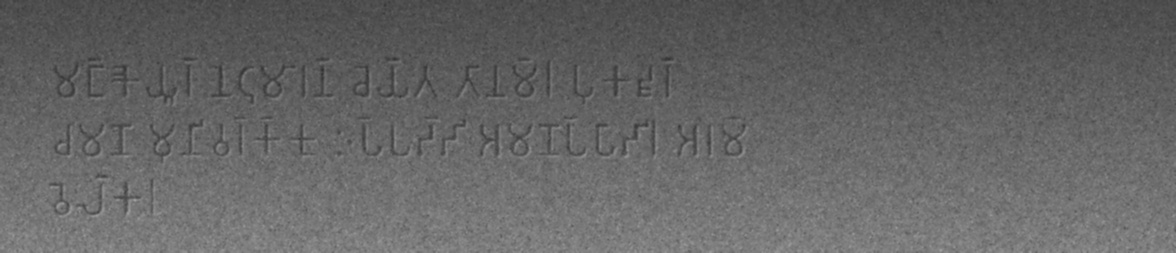
#> input picture etc/engr.jpeg, 1176 x 253 px
$ jupyter execute --allow-errors ocr.ipynb
#> lines starting #> are read from the running program, lines starting #| are printed output that depends on the picture; after the words box and inside, x2 and y2 are one past the last pixel; in counts of white or black regions, pixels touching at a corner belong together
[cell 1]
# checking bounding boxes

from PIL import Image, ImageDraw
import json

#> (the rest of this cell did not finish here and is left out)

[cell 2]
import os
import glob
import json

IN_DIR = "data/jsons"
#> IN_DIR = 'data/jsons'
OUT_DIR = "data/yolo_new/labels"
os.makedirs(OUT_DIR, exist_ok=True)

for src_path in glob.glob(os.path.join(IN_DIR, "*.json")):
    with open(src_path, "r", encoding="utf-8") as f:
        objs = json.load(f)

    for obj in objs:
        if "bbox" in obj and len(obj["bbox"]) >= 4:
            # subtract 2 from y1 and y2, keep values >= 0
            obj["bbox"][1] = max(0, obj["bbox"][1] - 4)
            obj["bbox"][3] = max(0, obj["bbox"][3] - 4)

    out_path = os.path.join(OUT_DIR, os.path.basename(src_path))
    with open(out_path, "w", encoding="utf-8") as f:
        json.dump(objs, f, ensure_ascii=False, indent=2)

    print(f"Saved modified annotations to: {out_path}")

[cell 3]
# full preprocessing

import cv2
import os
#> (the rest of this cell did not finish here and is left out)

[cell 4]
img_path = f"etc/engr.jpeg"
img = cv2.imread(img_path)
#> img is the input picture: shape (253, 1176, 3); min 49, max 158, mean 101
gray = cv2.cvtColor(img, cv2.COLOR_BGR2GRAY)
denoise = cv2.medianBlur(gray, 3)
_, thresh = cv2.threshold(
    denoise, 0, 255,
    cv2.THRESH_BINARY + cv2.THRESH_OTSU
)
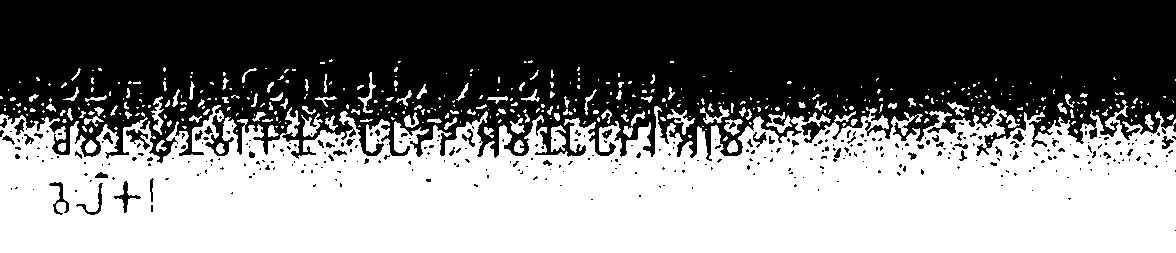
#> thresh: shape (253, 1176); 48.8% white; 417 white regions (307 under 20 px), largest, box (x1, y1, x2, y2) and area: (0, 100, 1176, 253) 137099, (551, 125, 566, 152) 284, (301, 113, 323, 137) 236
kernel = cv2.getStructuringElement(cv2.MORPH_RECT, (2, 2))
clean = cv2.morphologyEx(thresh, cv2.MORPH_OPEN, kernel)
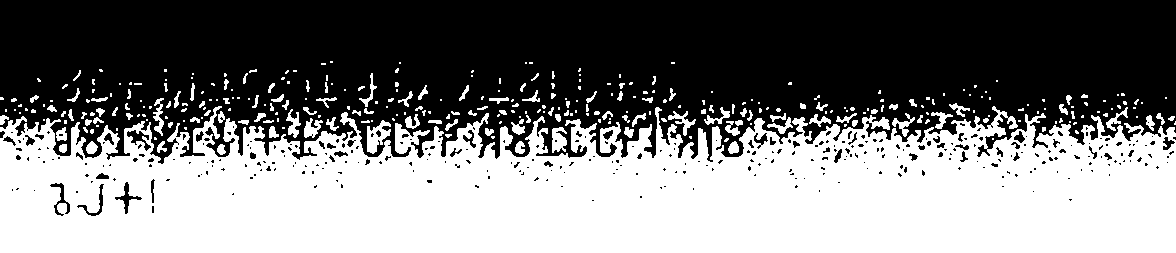
#> clean: shape (253, 1176); 48% white; 330 white regions (204 under 20 px), largest, box (x1, y1, x2, y2) and area: (0, 106, 1176, 253) 133705, (367, 120, 391, 154) 425, (552, 127, 567, 153) 283
kernel = cv2.getStructuringElement(cv2.MORPH_RECT, (4, 4))
clean_ = cv2.morphologyEx(clean, cv2.MORPH_CLOSE, kernel)
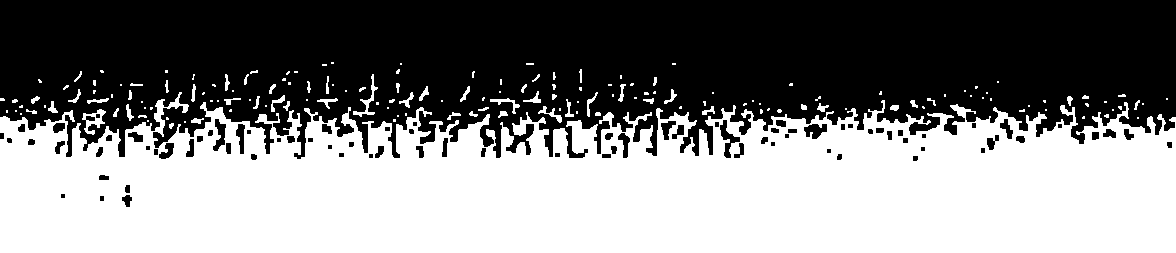
#> clean_: shape (253, 1176); 50.3% white; 81 black regions (14 under 20 px), largest, box (x1, y1, x2, y2) and area: (0, 0, 1176, 159) 143694, (720, 120, 740, 158) 271, (804, 124, 827, 139) 226
import matplotlib.pyplot as plt

plt.figure(figsize=(10, 6))
plt.imshow(cv2.cvtColor(clean_, cv2.COLOR_BGR2RGB))
plt.axis('off')
plt.tight_layout()
plt.show()

[cell 5]
import json
import os
import cv2
import glob
from sklearn.model_selection import train_test_split
import shutil

# --- Configuration ---
RAW_DATA_DIR = "/mnt/windows/Users/adity/Downloads/output_clean/"
OUTPUT_DIR = "datasets/brahmi_ocr"

# [17 lines left out: function convert_bbox_to_yolo, not called in this run]

def main():
    # 1. Identify all valid pairs
    print(f"Scanning {RAW_DATA_DIR}...")
    valid_pairs = []

    for i in range(1000):
        json_filename = f"{i}.json"
        img_filename = f"{i}_clean.png"

        json_path = os.path.join(RAW_DATA_DIR, json_filename)
        img_path = os.path.join(RAW_DATA_DIR, img_filename)

        if os.path.exists(json_path) and os.path.exists(img_path):
            valid_pairs.append((json_path, img_path, str(i)))

    print(f"Found {len(valid_pairs)} valid image-JSON pairs.")

    if len(valid_pairs) == 0:
        print("Error: No data found. Check your paths.")
        return

    # 2. Build Class Vocabulary
    print("Building class vocabulary...")
    unique_chars = set()

    for json_path, _, _ in valid_pairs:
        with open(json_path, 'r', encoding='utf-8') as f:
            try:
                data = json.load(f)
                for item in data:
                    # FIX: Check if 'char' exists before accessing it
                    if 'char' in item:
                        unique_chars.add(item['char'])
            except json.JSONDecodeError:
                print(f"Skipping corrupted JSON: {json_path}")

    char_to_id = {char: idx for idx, char in enumerate(sorted(list(unique_chars)))}
    id_to_char = {idx: char for char, idx in char_to_id.items()}

    print(f"Found {len(char_to_id)} unique characters.")

    # Save mapping
    with open("class_mapping.json", "w", encoding='utf-8') as f:
        json.dump(char_to_id, f, ensure_ascii=False, indent=2)

    # 3. Prepare Directories
    for split in ['train', 'val']:
        os.makedirs(os.path.join(OUTPUT_DIR, 'images', split), exist_ok=True)
        os.makedirs(os.path.join(OUTPUT_DIR, 'labels', split), exist_ok=True)

    # 4. Split Data
    train_pairs, val_pairs = train_test_split(valid_pairs, test_size=0.2, random_state=42)
    splits = {'train': train_pairs, 'val': val_pairs}

    # 5. Process Files
    print("Converting and moving files...")
    for split, pairs in splits.items():
        for json_path, img_path, base_id in pairs:

            img = cv2.imread(img_path)
            if img is None: continue
            height, width = img.shape[:2]

            with open(json_path, 'r', encoding='utf-8') as f:
                annotations = json.load(f)

            yolo_lines = []
            for ann in annotations:
                # FIX: Skip entries without 'char'
                if 'char' not in ann:
                    continue

                char = ann['char']

                # Verify char is in our list (it should be)
                if char not in char_to_id:
                    continue

                cls_id = char_to_id[char]

                # Check if 'bbox' exists too
                if 'bbox' not in ann:
                    continue

                bbox = ann['bbox']
                xc, yc, w, h = convert_bbox_to_yolo(bbox, width, height)

                if w > 0 and h > 0:
                    yolo_lines.append(f"{cls_id} {xc} {yc} {w} {h}")

            # Only write files if we found valid lines
            if len(yolo_lines) > 0:
                label_out_path = os.path.join(OUTPUT_DIR, 'labels', split, base_id + ".txt")
                with open(label_out_path, 'w', encoding='utf-8') as f:
                    f.write("\n".join(yolo_lines))

                out_img_name = base_id + ".png"
                shutil.copy(img_path, os.path.join(OUTPUT_DIR, 'images', split, out_img_name))

    # 6. Create YAML Config
    yaml_content = f"""
path: {os.path.abspath(OUTPUT_DIR)}
train: images/train
val: images/val

nc: {len(char_to_id)}
names: {list(id_to_char.values())}
    """

    with open("brahmi_config.yaml", "w", encoding='utf-8') as f:
        f.write(yaml_content)

    print("Data preparation complete. 'brahmi_config.yaml' created.")

if __name__ == "__main__":
    main()

[cell 6]
# separating pngs and jsons
import os
import shutil
import glob


src_dir = "/mnt/windows/Users/Aditya Bhandari/Downloads/output/"
imgs_dir = os.path.join(src_dir, "imgs")
jsons_dir = os.path.join(src_dir, "jsons")
os.makedirs(imgs_dir, exist_ok=True)
os.makedirs(jsons_dir, exist_ok=True)
for file_path in glob.glob(os.path.join(src_dir, "*")):
    if file_path.endswith(".png"):
        shutil.move(file_path, os.path.join(imgs_dir, os.path.basename(file_path)))
    elif file_path.endswith(".json"):
        shutil.move(file_path, os.path.join(jsons_dir, os.path.basename(file_path)))

[cell 7]
# clean to yolo format

import json
import os
from pathlib import Path
from PIL import Image

# ------------------ PATHS ------------------
IMG_DIR = Path("/mnt/windows/Users/Aditya Bhandari/Downloads/output/imgs_clean")
JSON_DIR = Path("/mnt/windows/Users/Aditya Bhandari/Downloads/output/jsons")
OUT_DIR = Path("/mnt/windows/Users/Aditya Bhandari/Downloads/output/yolo_format")

IMG_EXT = ".png"   # change to ".jpg" if needed

# ------------------ OUTPUT DIRS ------------------
(OUT_DIR / "images").mkdir(parents=True, exist_ok=True)
(OUT_DIR / "labels").mkdir(parents=True, exist_ok=True)

# ------------------ CLASS MAPPING ------------------
glyph_to_class = {}
classes = []

# [5 lines left out: function get_class_id, not called in this run]

# ------------------ CONVERSION ------------------
for json_file in JSON_DIR.glob("*.json"):
    x = json_file.stem  # X
    img_path = IMG_DIR / f"{x}_clean{IMG_EXT}"

    if not img_path.exists():
        print(f"Missing image: {img_path}")
        continue

    # Copy image
    out_img_path = OUT_DIR / "images" / img_path.name
    if not out_img_path.exists():
        out_img_path.write_bytes(img_path.read_bytes())

    # Load image size
    with Image.open(img_path) as img:
        img_w, img_h = img.size

    # Load annotations
    with open(json_file, "r", encoding="utf-8") as f:
        annotations = json.load(f)

    label_lines = []

    for obj in annotations:
        glyph = obj["glyph"]
        x1, y1, x2, y2 = obj["bbox"]

        class_id = get_class_id(glyph)

        # Convert to YOLO format
        cx = (x1 + x2) / 2.0 / img_w
        cy = (y1 + y2) / 2.0 / img_h
        w = (x2 - x1) / img_w
        h = (y2 - y1) / img_h

        label_lines.append(
            f"{class_id} {cx:.6f} {cy:.6f} {w:.6f} {h:.6f}"
        )

    # Write label file
    label_path = OUT_DIR / "labels" / f"{x}_clean.txt"
    with open(label_path, "w") as f:
        f.write("\n".join(label_lines))

# ------------------ SAVE CLASSES ------------------
with open(OUT_DIR / "classes.txt", "w", encoding="utf-8") as f:
    for glyph in classes:
        f.write(glyph + "\n")

print("YOLO conversion complete.")
print(f"Total classes: {len(classes)}")

[cell 8]
# making config yaml
import os
import yaml  # pip install pyyaml

# --- Configuration ---
# Path to the folder containing 'images', 'labels', and 'classes.txt'
DATASET_ROOT = os.path.abspath("data/yolo_format")
CLASSES_FILE = os.path.join(DATASET_ROOT, "classes.txt")

def generate_yaml():
    if not os.path.exists(CLASSES_FILE):
        print(f"Error: classes.txt not found at {CLASSES_FILE}")
        return

    # 1. Read class names from classes.txt
    # We assume Line 1 = ID 0, Line 2 = ID 1, etc.
    with open(CLASSES_FILE, "r", encoding="utf-8") as f:
        class_names = [line.strip() for line in f.readlines() if line.strip()]

    print(f"Found {len(class_names)} classes.")

    # 2. Define Image Paths
    # If you haven't split into train/val folders, we will use the same 'images' folder for both.
    # (Note: For proper training, you should split them, but this gets it running).
    train_path = "images"
    val_path = "images"

    # Check if user actually has 'train' and 'val' subfolders
    if os.path.exists(os.path.join(DATASET_ROOT, "images", "train")):
        train_path = "images/train"
        val_path = "images/val" # Assumes val exists if train does

    # 3. Create Dictionary for YAML
    data = {
        "path": DATASET_ROOT,  # Absolute path to root
        "train": train_path,
        "val": val_path,
        "nc": len(class_names),
        "names": class_names   # List of class names
    }

    # 4. Save to yaml
    output_path = "brahmi_config.yaml"
    with open(output_path, "w", encoding="utf-8") as f:
        yaml.dump(data, f, allow_unicode=True, sort_keys=False)

    print(f"Success! '{output_path}' generated.")
    print(f"Training path set to: {os.path.join(DATASET_ROOT, train_path)}")

if __name__ == "__main__":
    generate_yaml()

[cell 9]
# train val split
import random
from pathlib import Path
import shutil

random.seed(42)
DATASET_ROOT = "data/yolo_new"

# Use existing DATASET_ROOT variable
images_dir = Path(DATASET_ROOT) / "images"
labels_dir = Path(DATASET_ROOT) / "labels"

#> (the rest of this cell did not finish here and is left out)

[cell 10]
import os
import random
from pathlib import Path
import shutil

# Set random seed for reproducibility
random.seed(42)

# Define paths
images_dir = Path("data/yolo_new/images")
labels_dir = Path("data/yolo_new/labels")

# Ensure the directories exist
#> (the rest of this cell did not finish here and is left out)

[cell 11]
# ocr training
from ultralytics import YOLO

def train():
    # 1. Load a pretrained model (YOLOv8n is 'nano' - fastest, good for simple shapes like chars)
    # You can use 'yolov8s.pt' (small) or 'yolov8m.pt' (medium) for higher accuracy but slower speed.
    model = YOLO("yolov8n.pt")

    # 2. Train the model
    results = model.train(
        data="brahmi_config.yaml",  # Path to the yaml created in Step 1
        epochs=100,                 # Adjust based on dataset size (50-100 is usually good start)
        imgsz=640,                  # Image size
        batch=8,                   # Adjust based on your GPU VRAM
        device='cpu',                   # Use 0 for GPU, 'cpu' for CPU
        patience=20,
        name="brahmi_ocr_run",       # Name of the run folder
        lr0=0.003,
        workers=4
    )

    # 3. Export the model (optional) to ONNX for easier deployment later
    model.export(format="onnx")

if __name__ == "__main__":
    train()
#> (the call stopped at in train, `model = YOLO("yolov8n.pt")`: ultralytics is not available in this run)

[cell 12]
# ocr inference
from ultralytics import YOLO
import json

# Load mapping to convert IDs back to Characters
#> (the rest of this cell did not finish here and is left out)

[cell 13]
# postproc

from ultralytics import YOLO
import json
import numpy as np

# --- Configuration ---
MODEL_PATH = "runs/detect/brahmi_ocr_run/weights/best.pt"
IMG_PATH = "path/to/your/test_image.png"
MAPPING_PATH = "class_mapping.json"

def load_mapping(path):
    with open(path, 'r', encoding='utf-8') as f:
        mapping = json.load(f)
    # Invert mapping: ID (int) -> Char (str)
    return {v: k for k, v in mapping.items()}

def get_vertical_center(bbox):
    # bbox = [x1, y1, x2, y2]
    return (bbox[1] + bbox[3]) / 2

# [63 lines left out: function boxes_to_text, not called in this run]

def main():
    # Load resources
    id_to_char = load_mapping(MAPPING_PATH)
    model = YOLO(MODEL_PATH)

    # Run Inference
    results = model.predict(IMG_PATH)

    # Convert to text
    final_text = boxes_to_text(results, id_to_char)

    print("--- Recognized Text ---")
    print(final_text)
    print("-----------------------")

#> (the rest of this cell did not finish here and is left out)

[cell 14]
# sanity check

import json
import cv2
import numpy as np
from pathlib import Path

# --- Configuration ---
IMG_PATH = "/mnt/windows/Users/Aditya Bhandari/Desktop/code/GitHub/Inscription-character-deciphering-for-Brahmi-script/data/yolo_format/images/train/0_clean.png"
LABEL_PATH = "/mnt/windows/Users/Aditya Bhandari/Desktop/code/GitHub/Inscription-character-deciphering-for-Brahmi-script/data/yolo_format/labels/train/0_clean.txt"   # YOLO label file
CLASSES_PATH = "/mnt/windows/Users/Aditya Bhandari/Desktop/code/GitHub/Inscription-character-deciphering-for-Brahmi-script/data/yolo_format/classes.txt"

# --------------------

def load_classes_txt(path):
    """
    Reads classes.txt where each line corresponds to a class ID.
    Line number = class ID.
    """
    with open(path, "r", encoding="utf-8") as f:
        lines = [line.strip() for line in f if line.strip()]

    return {i: char for i, char in enumerate(lines)}

# [60 lines left out: functions yolo_to_xyxy, boxes_to_text_from_labels, not called in this run]

def main():
    id_to_char = load_classes_txt(CLASSES_PATH)

    img = cv2.imread(IMG_PATH)
    assert img is not None, "Image not found"

    text = boxes_to_text_from_labels(
        LABEL_PATH,
        img.shape,
        id_to_char
    )

    print("---- Ground Truth Text ----")
    print(text)
    print("---------------------------")


#> (the rest of this cell did not finish here and is left out)

[cell 15]
# spacing code

from ultralytics import YOLO
import json
import statistics

# --- Configuration ---
MODEL_PATH = "runs/detect/brahmi_ocr_run/weights/best.pt"
IMG_PATH = "path/to/test_image.png"
MAPPING_PATH = "class_mapping.json"
SPACE_THRESHOLD_RATIO = 0.5  # If gap > 50% of median char width, it's a space

def load_mapping(path):
    with open(path, 'r', encoding='utf-8') as f:
        mapping = json.load(f)
    return {v: k for k, v in mapping.items()}

# [84 lines left out: function boxes_to_text_with_spaces, not called in this run]

def main():
    id_to_char = load_mapping(MAPPING_PATH)
    model = YOLO(MODEL_PATH)
    results = model.predict(IMG_PATH)

    # Get list of lists: [['word1', 'word2'], ['word3', 'word4']]
    structured_output = boxes_to_text_with_spaces(results, id_to_char)

    print("--- Extracted Words ---")
    for line in structured_output:
        print(line)

#> (the rest of this cell did not finish here and is left out)

[cell 16]
import os
import glob
# remove_jsons.py
# Removes all .json files from the specified directory.

dir_path = "/mnt/windows/Users/Aditya Bhandari/Downloads/output_images"

# Use existing imports from the notebook (os, glob). If not available, uncomment the following:
# import os, glob

if not os.path.isdir(dir_path):
    print(f"Directory not found: {dir_path}")
else:
    json_files = glob.glob(os.path.join(dir_path, "*.json"))
    if not json_files:
        print("No .json files found.")
    else:
        removed = 0
        for p in json_files:
            try:
                os.remove(p)
                removed += 1
            except Exception as e:
                print(f"Failed to remove {p}: {e}")
        print(f"Removed {removed} .json file(s) from {dir_path}")

[cell 17]
import os
import glob
import json

# Define input and output directories
IN_DIR = "data/jsons"
OUT_DIR = "data/yolo_format/labels"
os.makedirs(OUT_DIR, exist_ok=True)

# Process each JSON file in the input directory
for src_path in glob.glob(os.path.join(IN_DIR, "*.json")):
    with open(src_path, "r", encoding="utf-8") as f:
        objs = json.load(f)

    # Modify y1 and y2 values
    for obj in objs:
        if "bbox" in obj and len(obj["bbox"]) >= 4:
            obj["bbox"][1] -= 4  # Increase y1 by 4
            obj["bbox"][3] -= 4  # Increase y2 by 4

    # Save the modified JSON to the output directory
    out_path = os.path.join(OUT_DIR, os.path.basename(src_path))
    with open(out_path, "w", encoding="utf-8") as f:
        json.dump(objs, f, ensure_ascii=False, indent=2)

    print(f"Saved modified annotations to: {out_path}")

[cell 18]
import os
import json
from pathlib import Path

# Define paths
LABELS_DIR = Path("data/yolo_format/labels")
OUTPUT_LABELS_DIR = Path("data/yolo_format/labels_")
CLASSES_FILE = Path("data/yolo_format/classes.txt")
YAML_FILE = Path("data/yolo_format/dataset.yaml")

# Create output directory
OUTPUT_LABELS_DIR.mkdir(parents=True, exist_ok=True)

# Initialize class mapping
glyph_to_class = {}
classes = []

# [5 lines left out: function get_class_id, not called in this run]

# Process each JSON file
for json_file in LABELS_DIR.glob("*.json"):
    with open(json_file, "r", encoding="utf-8") as f:
        annotations = json.load(f)

    label_lines = []
    for obj in annotations:
        if "glyph" in obj and "bbox" in obj:
            glyph = obj["glyph"]
            x1, y1, x2, y2 = obj["bbox"]

            class_id = get_class_id(glyph)

            # Convert to YOLO format
            cx = (x1 + x2) / 2.0
            cy = (y1 + y2) / 2.0
            w = x2 - x1
            h = y2 - y1

            label_lines.append(
                f"{class_id} {cx:.6f} {cy:.6f} {w:.6f} {h:.6f}"
            )

    # Write label file
    label_path = OUTPUT_LABELS_DIR / f"{json_file.stem}.txt"
    with open(label_path, "w", encoding="utf-8") as f:
        f.write("\n".join(label_lines))

# Save classes.txt
with open(CLASSES_FILE, "w", encoding="utf-8") as f:
    for glyph in classes:
        f.write(glyph + "\n")

# Generate YAML file
yaml_content = f"""
path: {LABELS_DIR.parent}  # Root directory of the dataset
train: images/train
val: images/val

nc: {len(classes)}  # Number of classes
names: {classes}  # List of class names
"""

with open(YAML_FILE, "w", encoding="utf-8") as f:
    f.write(yaml_content)

print("Conversion complete.")
print(f"YOLO labels saved to: {OUTPUT_LABELS_DIR}")
print(f"Classes saved to: {CLASSES_FILE}")
print(f"YAML file saved to: {YAML_FILE}")

[cell 19]
import random
from pathlib import Path
import shutil

# Set random seed for reproducibility
random.seed(42)

# Define paths
images_dir = Path("data/yolo_format/images")
labels_dir = Path("data/yolo_format/labels")

# Ensure the directories exist
#> (the rest of this cell did not finish here and is left out)

[cell 20]
import os
import json
from PIL import Image

JSON_DIR = "data/labels_json"
IMAGE_DIR = "data/images"
OUTPUT_DIR = "data/labels_txt"

os.makedirs(OUTPUT_DIR, exist_ok=True)

# map glyph → class id
class_map = {}
next_class_id = 0

# [6 lines left out: function get_class_id, not called in this run]

#> (the rest of this cell did not finish here and is left out)

[cell 21]
import yaml
import os

DATASET_YAML = "data/yolo_format_/dataset.yaml"

names = [None] * len(class_map)
for glyph, idx in class_map.items():
    names[idx] = glyph

yaml_data = {
    "path": os.path.abspath("data/yolo_format_"),
    "train": "images/train",
    "val": "images/val",
    "nc": len(names),
    "names": names
}

with open(DATASET_YAML, "w", encoding="utf-8") as f:
    yaml.dump(yaml_data, f, allow_unicode=True)

print("dataset.yaml written")
